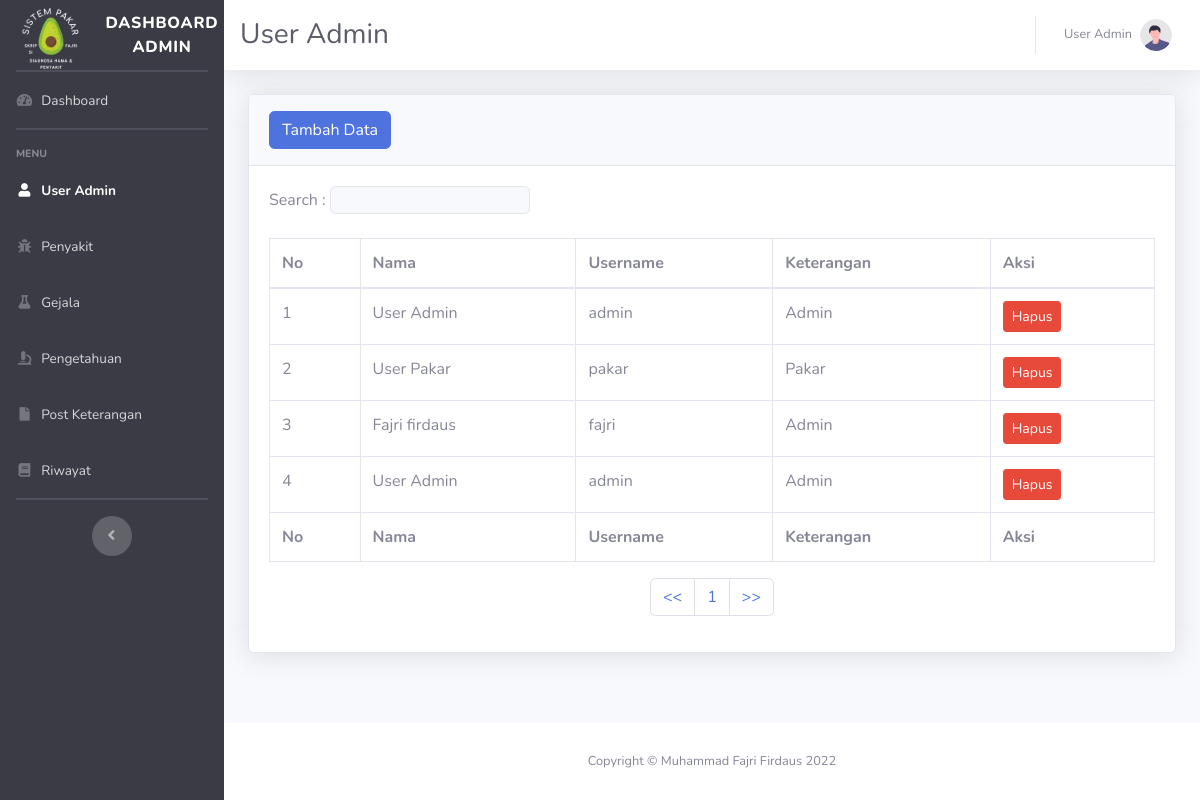
Page /admin/user.php (signed in) on the committed database.
### tables this page shows
CREATE TABLE `users` (
  `id` int(11) NOT NULL AUTO_INCREMENT,
  `nama` varchar(50) NOT NULL,
  `username` varchar(10) NOT NULL,
  `password` varchar(255) NOT NULL,
  `keterangan` varchar(10) NOT NULL,
  PRIMARY KEY (`id`)
);

### admin/user.php (the view, shortened to what this page needs)
<?php
include 'head.php';
?>
</head>
<body id="page-top">
    <div id="wrapper">
        <?php include 'side.php' ?>
        <div id="content-wrapper" class="d-flex flex-column">
            <div id="content">
                <?php include 'nav.php' ?>
                <div class="container-fluid">
                    <div class="card shadow mb-4">
                        <div class="card-header py-3">
                            <?php if($_SESSION["keterangan"] == "Admin"){ ?>
                            <button class="btn btn-primary" onclick="$('#modalAddUsers').modal('show');" type="button" data-target="#modalAddUsers" data-toggle="modal" data-whatever="@getbootstrap">Tambah Data</button>
                            <?php } ?>
                        </div>
                        <div class="card-body">
                            <div class="table-responsive">
                                <label for="search">Search :</label>
                                <input class="border rounded bg-light sm mb-4 col-xs-2" type="text" id="search" onkeyup="searchTable()">
                                <table class="table table-bordered" id="myTable" width="100%" cellspacing="0">
                                    <thead>
                                        <tr>
                                            <th>No</th>
                                            <th>Nama</th>
                                            <th>Username</th>
                                            <th>Keterangan</th>
                                            <?php if($_SESSION["keterangan"] == "Admin"){ ?>
                                            <th>Aksi</th>
                                            <?php } ?>
                                        </tr>
                                    </thead>
                                    <tfoot style="border-top: #37393b;">
                                        <tr>
                                            <th>No</th>
                                            <th>Nama</th>
                                            <th>Username</th>
                                            <th>Keterangan</th>
                                            <?php if($_SESSION["keterangan"] == "Admin"){ ?>
                                            <th>Aksi</th>
                                            <?php } ?>
                                        </tr>
                                    </tfoot>
                                    <tbody>
                                        <tr>
                                            <?php
                                            $edge = 5;
                                            $page = isset($_GET['page']) ? (int)$_GET['page'] : 1;
                                            $firstPage = ($page > 1) ? ($page * $edge) - $edge : 0;
                                            $previous = $page - 1;
                                            $next = $page + 1;
                                            $query = "SELECT * FROM users";
                                            $sql = mysqli_query($conn, $query);
                                            $bil = $firstPage + 1;
                                            $d = mysqli_num_rows($sql);
                                            $pages = ceil($d / $edge);
                                            $datatable = mysqli_query($conn, "SELECT * FROM users LIMIT $firstPage, $edge");
                                            while ($d = mysqli_fetch_array($datatable)) {
                                            ?>
                                        <tr>
                                            <td><?= $bil++; ?></td>
                                            <td><?= $d['nama']; ?></td>
                                            <td><?= $d['username']; ?></td>
                                            <td><?= $d['keterangan']; ?></td>
                                            <?php if($_SESSION["keterangan"] == "Admin"){ ?>
                                            <td>
                                                <button class='btn btn-danger btn-sm' type='button' data-target='#modalHapusData<?= $d['id']; ?>' data-toggle='modal'>Hapus</button>
                                            </td>
                                            <?php } ?>
                                        </tr>
                                        </tr>
                            </div>
                        </div>
                    </div>
                <?php } ?>
                <nav>
                    <ul class="pagination justify-content-center">
                        <li class="page-item">
                            <a class="page-link" <?php if ($page > 1) {
                                                        echo "href='?page=$previous'";
                                                    } ?>>
                                << </a>
                        </li>
                        <?php
                        for ($x = 1; $x <= $pages; $x++) {
                        ?>
                            <li class="page-item"><a class="page-link" href="?page=<?php echo $x ?>"><?php echo $x; ?></a></li>
                        <?php
                        }
                        ?>
                        <li class="page-item">
                            <a class="page-link" <?php if ($page < $pages) {
                                                        echo "href='?page=$next'";
                                                    } ?>>>></a>
                        </li>
                    </ul>
                </nav>
    <?php include 'footer.php' ?>

### rows in the picture
users: nama "User Admin", username "admin", keterangan "Admin"
users: nama "User Pakar", username "pakar", keterangan "Pakar"
users: nama "Fajri firdaus", username "fajri", keterangan "Admin"
users: nama "User Admin", username "admin", keterangan "Admin"

### other values in the picture
$_SESSION['nama'] "User Admin"
